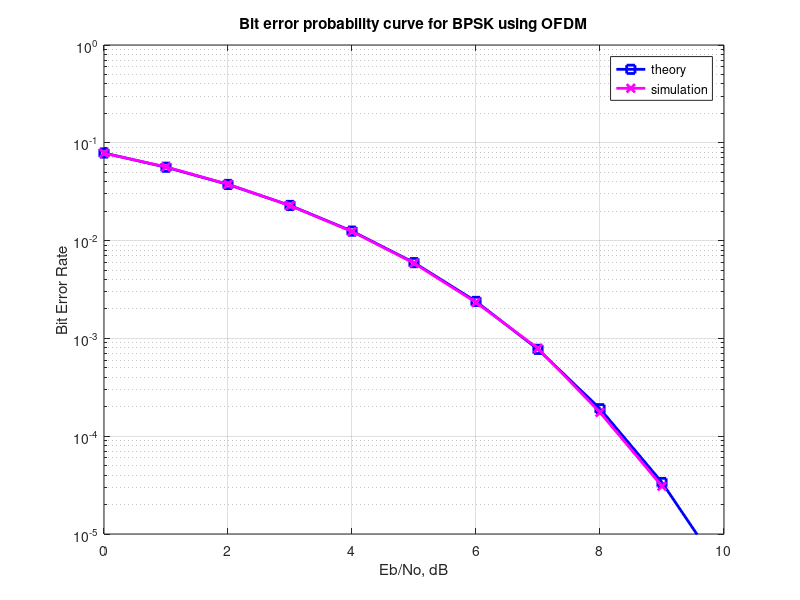

Recreate this plot in MATLAB.


clear all
nFFT = 64; % fft size
nDSC = 52; % number of data subcarriers
nBitPerSym = 52; % number of bits per OFDM symbol (same as the number of subcarriers for BPSK)
nSym = 10^4; % number of symbols

EbN0dB = [0:10]; % bit to noise ratio
EsN0dB = EbN0dB + 10*log10(nDSC/nFFT) + 10*log10(64/80); % converting to symbol to noise ratio

for ii = 1:length(EbN0dB)

   % Transmitter
   ipBit = rand(1,nBitPerSym*nSym) > 0.5; % random 1's and 0's
   ipMod = 2*ipBit-1; % BPSK modulation 0 --> -1, 1 --> +1
   ipMod = reshape(ipMod,nBitPerSym,nSym).'; % grouping into multiple symbols
   
   % Assigning modulated symbols to subcarriers from [-26 to -1, +1 to +26]
   xF = [zeros(nSym,6) ipMod(:,[1:nBitPerSym/2]) zeros(nSym,1) ipMod(:,[nBitPerSym/2+1:nBitPerSym]) zeros(nSym,5)] ;
   
   % Taking FFT, the term (nFFT/sqrt(nDSC)) is for normalizing the power of transmit symbol to 1 
   xt = (nFFT/sqrt(nDSC))*ifft(fftshift(xF.')).';

   % Appending cylic prefix
   xt = [xt(:,[49:64]) xt];

   % Concatenating multiple symbols to form a long vector
   xt = reshape(xt.',1,nSym*80);


   % Gaussian noise of unit variance, 0 mean
   nt = 1/sqrt(2)*[randn(1,nSym*80) + j*randn(1,nSym*80)];

   % Adding noise, the term sqrt(80/64) is to account for the wasted energy due to cyclic prefix
   yt = sqrt(80/64)*xt + 10^(-EsN0dB(ii)/20)*nt;

   % Receiver
   yt = reshape(yt.',80,nSym).'; % formatting the received vector into symbols
   yt = yt(:,[17:80]); % removing cyclic prefix

   % converting to frequency domain
   yF = (sqrt(nDSC)/nFFT)*fftshift(fft(yt.')).'; 
   yMod = yF(:,[6+[1:nBitPerSym/2] 7+[nBitPerSym/2+1:nBitPerSym] ]); 

   % BPSK demodulation
   % +ve value --> 1, -ve value --> -1
   ipModHat = 2*floor(real(yMod/2)) + 1;
   ipModHat(find(ipModHat>1)) = +1;
   ipModHat(find(ipModHat<-1)) = -1;

   % converting modulated values into bits
   ipBitHat = (ipModHat+1)/2;
   ipBitHat = reshape(ipBitHat.',nBitPerSym*nSym,1).';

   % counting the errors
   nErr(ii) = size(find(ipBitHat - ipBit),2);

end

simBer = nErr/(nSym*nBitPerSym);
theoryBer = (1/2)*erfc(sqrt(10.^(EbN0dB/10)));

close all; figure
semilogy(EbN0dB,theoryBer,'bs-','LineWidth',2);
hold on
semilogy(EbN0dB,simBer,'mx-','LineWidth',2);
axis([0 10 10^-5 1])
grid on
legend('theory', 'simulation');
xlabel('Eb/No, dB')
ylabel('Bit Error Rate')
title('Bit error probability curve for BPSK using OFDM')

